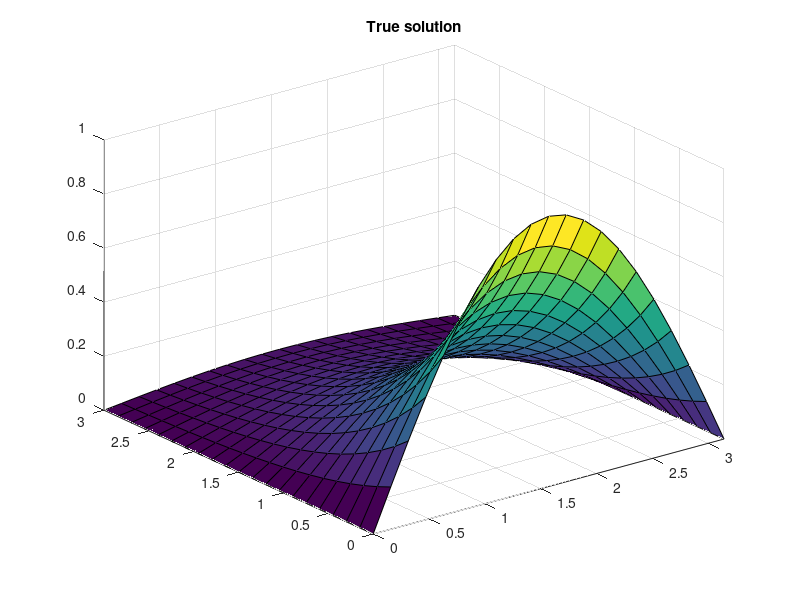
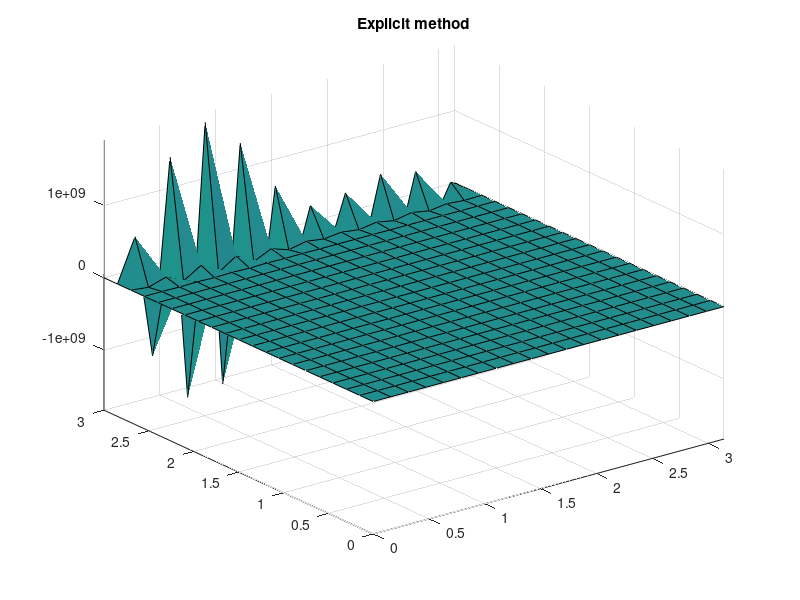
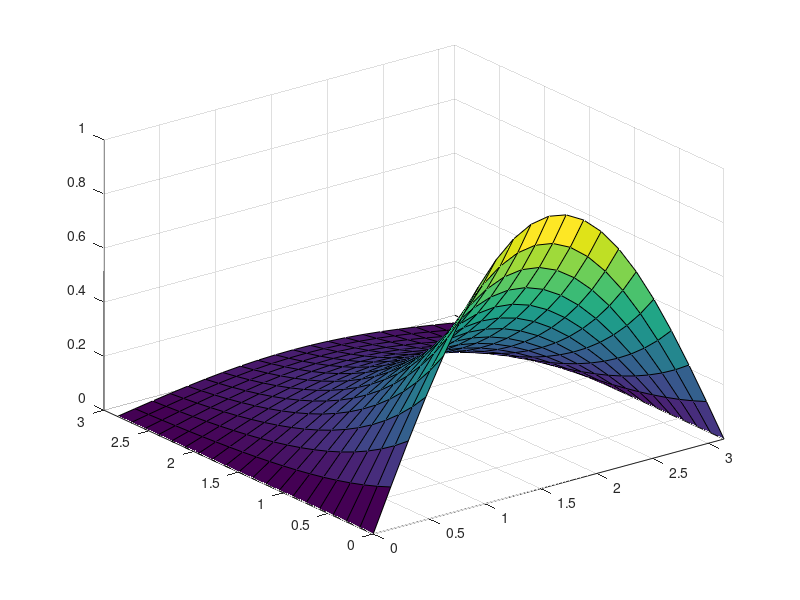

Reproduce these figures in MATLAB, in order.
%% MA385/MA530. Oct/Nov 2019
% Heat.m - explicit and implicit solver for the heat equation
%       u_t = u_xx  for 0<x<L, t>0 
% using both explicit and implicit methods
% Niall Madden
clear


fprintf('\n\n--------------------------------------------------\n');
fprintf('  Finite difference solver for the Heat Equation\n');
fprintf('    For more information, see MA385/MA530 notes\n');
T=3; % Final time 
L=pi; % Domain is (0, pi)
M=20; % Number of intervals in x-direction
H = L/M; % space step
x = 0:H:L; % x-mesh


N=20; % Number of intervals in t-direction
h = T/N; % time step
t = 0:h:T; %t-mesh

%% Plot the true solution
figure(1);
[X,Y]=meshgrid(x,t); % full grid 
u = exp(-Y).*sin(X); % solution
surf(X,Y,u); axis([0 L 0 T 0 1])
title('True solution');
fprintf('Figure 1 shows the true solution. ');
fprintf('(Paused - hit any ket to continue)\n');
pause;

%% Compute the numerical solution
U =zeros(N+1,M+1)+NaN; % 
U(1,:) = sin(x);   % initial value 
U(:, 1) = 0;        % boundary values 
U(:, M+1) = 0;
% Explicit solver 
for j=2:N % for each time step
  for i=2:M % for space step in the interior
      delta2u = (U(j-1,i-1) -2*U(j-1,i) + U(j-1,i+1))/(H^2);
      U(j,i) = U(j-1,i) + h*delta2u;
  end
  figure(2);
  surf(X,Y,U); axis([0 L 0 T min(min(U)) max(max(U))]);
   title('Explicit method');
  pause(.3);
end
fprintf('Figure 2 shows the numerical solution obtained using the explicit method\n');

figure(2);
surf(X,Y,U); axis([0 L 0 T min(min(U)) max(max(U))]); title('Explicit method');

pause
%% Implicit solver
V =zeros(N+1,M+1)+NaN;
V(1,:) = sin(x);
V(:,1) = 0;
V(:,M+1) = 0;

% Build the matrix
% This is a very slow way of doing it, but OK for demonstration
A = sparse(M+1, M+1);
A(1,1)=1; A(M+1, M+1)=1;

for i=2:M
    A(i,i-1) = -h/H^2; 
    A(i,i) = 2*h/H^2 + 1; 
    A(i,i+1) = -h/H^2; 
end
% The following construct is the same as the one above, but faster and more
%  obscure
% A = sparse(2:M, 1:M-1, -h/H^2, M+1, M+1) + ...
%     sparse(2:M, 2:M,  2*h/H^2+1, M+1, M+1) + ...
%     sparse(2:M, 3:M+1, -h/H^2, M+1, M+1);
% A(1,1)=1; A(M+1, M+1)=1;
for j=2:N
    V(j,:) = A\V(j-1,:)'; % Solve the linear system
    figure(3);
    surf(X,Y,V); axis([0 L 0 T min(min(V)) max(max(V))])
    pause(.2)
end
fprintf('Figure 3 shows the numerical solution obtained using the implicit method\n');

  
